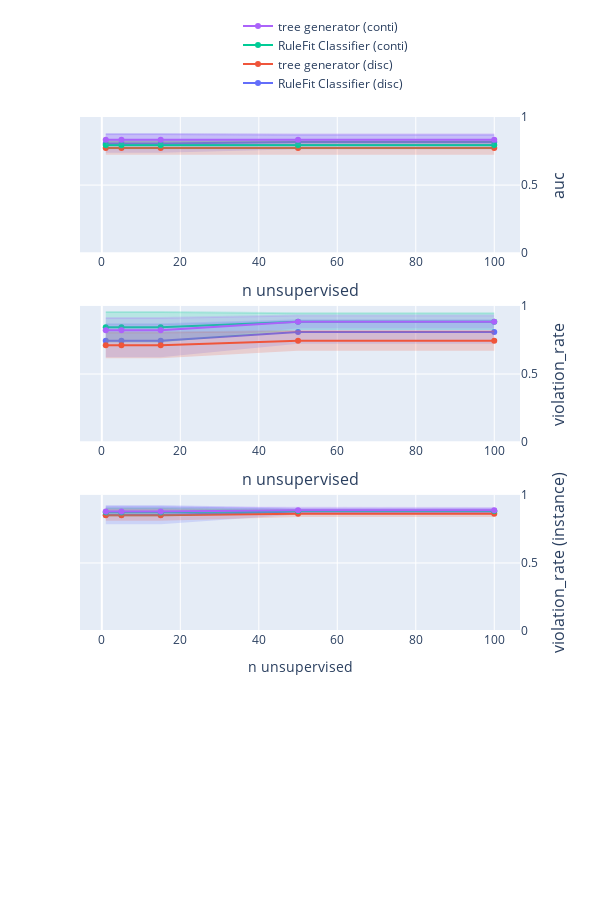

Write notebook code for a chart like this one.
### Code cell
import plotly.graph_objects as go
from plotly.subplots import make_subplots


# グラフのデータを準備
# index = ['l-SVM-p', 'r-SVM-p', 'LogReg-p']

# index = [
#     'linear svm (L)', 
#     'non-linear svm (L)', 
#     'logistic regression (L)'
# ]

# index = [
#     'linear svm', 
#     'non-linear svm', 
#     'logistic regression'
# ]

index = [
    'RuleFit Classifier (disc)',
    'tree generator (disc)',
    'RuleFit Classifier (conti)', 
    'tree generator (conti)',
]

columns = ['auc', 'violation_rate', 'violation_rate (instance)']

title_text = "n unsupervised"


# サブプロットの作成
# fig = make_subplots(rows=1, cols=2, subplot_titles=('AUC', 'ルール違反率'))
fig = make_subplots(rows=len(index), cols=1)
showlegend=True

for row_num, col in enumerate(columns):
    tmp_mean = pd.DataFrame(
        [{info: df.loc[model_name, col] for info, df in zip(infos, dfs_mean)} for model_name in index],
        index=index
    )
    tmp_std = pd.DataFrame(
        [{info: df.loc[model_name, col] for info, df in zip(infos, dfs_std)} for model_name in index],
        index=index
    )

    # グラフ1: AUC
    for i in range(len(tmp_mean)):
        fig.add_trace(
            go.Scatter(
                x=tmp_mean.columns,
                y=tmp_mean.iloc[i, :],
                mode='lines+markers',
                name=tmp_mean.index[i],
                line=dict(color=colors_mean[i]),  # ラインの色を設定
                marker=dict(color=colors_mean[i]),  # マーカーの色を設定
                showlegend=showlegend,
            ),
            row=row_num+1, col=1
        )
        fig.add_trace(
            go.Scatter(
                x=tmp_mean.columns,
                y=tmp_mean.iloc[i, :] + tmp_std.iloc[i, :],
                mode='lines',
                line=dict(color=colors_std[i]),  # ラインの色を設定
                showlegend=False
            ),
            row=row_num+1, col=1
        )
        fig.add_trace(
            go.Scatter(
                x=tmp_mean.columns,
                y=tmp_mean.iloc[i, :] - tmp_std.iloc[i, :],
                mode='lines',
                fill='tonexty',
                fillcolor=colors_std[i],
                line=dict(color='rgba(255,255,255,0)'),
                showlegend=False
            ),
            row=row_num+1, col=1
        )
    
    # x, y 軸の設定
    fig.update_xaxes(title_text=title_text, row=row_num+1, col=1)
    fig.update_yaxes(title_text=col, range=[0, 1], row=row_num+1, col=1, side='right', title_font=dict(size=16))

    showlegend=False
    
# レイアウトの設定
fig.update_layout(
    height=len(columns) * 300,
    width=600,
    xaxis=dict(
        domain=[0, 1],  # 左側のsubplotの幅を調整
        title_font=dict(size=16)
    ),
    xaxis2=dict(
        domain=[0, 1],  # 右側のsubplotの幅を調整
        title_font=dict(size=16)
    ),
    legend=dict(
        x=0.5,
        y=1.15,
        orientation='h'  # 水平配置
    ),
)


# グラフの表示
fig.show()

### Figure 1 — Plotly figure (JSON) as saved in the notebook; plotly's stock layout.template omitted (floating-point values rounded to 4 significant figures)
{"data": [{"line": {"color": "rgba(99,110,250,1)"}, "marker": {"color": "rgba(99,110,250,1)"}, "mode": "lines+markers", "name": "RuleFit Classifier (disc)", "showlegend": true, "type": "scatter", "x": [1, 5, 15, 50, 100], "xaxis": "x", "y": [0.8063, 0.8063, 0.8063, 0.8159, 0.8159], "yaxis": "y"}, {"line": {"color": "rgba(99,110,250,0.2)"}, "mode": "lines", "showlegend": false, "type": "scatter", "x": [1, 5, 15, 50, 100], "xaxis": "x", "y": [0.8756, 0.8756, 0.8756, 0.8677, 0.8677], "yaxis": "y"}, {"fill": "tonexty", "fillcolor": "rgba(99,110,250,0.2)", "line": {"color": "rgba(255,255,255,0)"}, "mode": "lines", "showlegend": false, "type": "scatter", "x": [1, 5, 15, 50, 100], "xaxis": "x", "y": [0.7369, 0.7369, 0.7369, 0.7641, 0.7641], "yaxis": "y"}, {"line": {"color": "rgba(239,85,59,1)"}, "marker": {"color": "rgba(239,85,59,1)"}, "mode": "lines+markers", "name": "tree generator (disc)", "showlegend": true, "type": "scatter", "x": [1, 5, 15, 50, 100], "xaxis": "x", "y": [0.7723, 0.7723, 0.7723, 0.7723, 0.7723], "yaxis": "y"}, {"line": {"color": "rgba(239,85,59,0.2)"}, "mode": "lines", "showlegend": false, "type": "scatter", "x": [1, 5, 15, 50, 100], "xaxis": "x", "y": [0.8214, 0.8214, 0.8214, 0.8214, 0.8214], "yaxis": "y"}, {"fill": "tonexty", "fillcolor": "rgba(239,85,59,0.2)", "line": {"color": "rgba(255,255,255,0)"}, "mode": "lines", "showlegend": false, "type": "scatter", "x": [1, 5, 15, 50, 100], "xaxis": "x", "y": [0.7232, 0.7232, 0.7232, 0.7232, 0.7232], "yaxis": "y"}, {"line": {"color": "rgba(0,204,150,1)"}, "marker": {"color": "rgba(0,204,150,1)"}, "mode": "lines+markers", "name": "RuleFit Classifier (conti)", "showlegend": true, "type": "scatter", "x": [1, 5, 15, 50, 100], "xaxis": "x", "y": [0.7947, 0.7947, 0.7947, 0.7951, 0.7951], "yaxis": "y"}, {"line": {"color": "rgba(0,204,150,0.2)"}, "mode": "lines", "showlegend": false, "type": "scatter", "x": [1, 5, 15, 50, 100], "xaxis": "x", "y": [0.8268, 0.8268, 0.8268, 0.8276, 0.8276], "yaxis": "y"}, {"fill": "tonexty", "fillcolor": "rgba(0,204,150,0.2)", "line": {"color": "rgba(255,255,255,0)"}, "mode": "lines", "showlegend": false, "type": "scatter", "x": [1, 5, 15, 50, 100], "xaxis": "x", "y": [0.7626, 0.7626, 0.7626, 0.7626, 0.7626], "yaxis": "y"}, {"line": {"color": "rgba(171,99,250,1)"}, "marker": {"color": "rgba(171,99,250,1)"}, "mode": "lines+markers", "name": "tree generator (conti)", "showlegend": true, "type": "scatter", "x": [1, 5, 15, 50, 100], "xaxis": "x", "y": [0.8326, 0.8326, 0.8326, 0.8326, 0.8326], "yaxis": "y"}, {"line": {"color": "rgba(171,99,250,0.2)"}, "mode": "lines", "showlegend": false, "type": "scatter", "x": [1, 5, 15, 50, 100], "xaxis": "x", "y": [0.8726, 0.8726, 0.8726, 0.8726, 0.8726], "yaxis": "y"}, {"fill": "tonexty", "fillcolor": "rgba(171,99,250,0.2)", "line": {"color": "rgba(255,255,255,0)"}, "mode": "lines", "showlegend": false, "type": "scatter", "x": [1, 5, 15, 50, 100], "xaxis": "x", "y": [0.7926, 0.7926, 0.7926, 0.7926, 0.7926], "yaxis": "y"}, {"line": {"color": "rgba(99,110,250,1)"}, "marker": {"color": "rgba(99,110,250,1)"}, "mode": "lines+markers", "name": "RuleFit Classifier (disc)", "showlegend": false, "type": "scatter", "x": [1, 5, 15, 50, 100], "xaxis": "x2", "y": [0.7445, 0.7445, 0.7445, 0.8088, 0.8088], "yaxis": "y2"}, {"line": {"color": "rgba(99,110,250,0.2)"}, "mode": "lines", "showlegend": false, "type": "scatter", "x": [1, 5, 15, 50, 100], "xaxis": "x2", "y": [0.8658, 0.8658, 0.8658, 0.8957, 0.8957], "yaxis": "y2"}, {"fill": "tonexty", "fillcolor": "rgba(99,110,250,0.2)", "line": {"color": "rgba(255,255,255,0)"}, "mode": "lines", "showlegend": false, "type": "scatter", "x": [1, 5, 15, 50, 100], "xaxis": "x2", "y": [0.6232, 0.6232, 0.6232, 0.722, 0.722], "yaxis": "y2"}, {"line": {"color": "rgba(239,85,59,1)"}, "marker": {"color": "rgba(239,85,59,1)"}, "mode": "lines+markers", "name": "tree generator (disc)", "showlegend": false, "type": "scatter", "x": [1, 5, 15, 50, 100], "xaxis": "x2", "y": [0.7111, 0.7111, 0.7111, 0.7442, 0.7442], "yaxis": "y2"}, {"line": {"color": "rgba(239,85,59,0.2)"}, "mode": "lines", "showlegend": false, "type": "scatter", "x": [1, 5, 15, 50, 100], "xaxis": "x2", "y": [0.8057, 0.8057, 0.8057, 0.8168, 0.8168], "yaxis": "y2"}, {"fill": "tonexty", "fillcolor": "rgba(239,85,59,0.2)", "line": {"color": "rgba(255,255,255,0)"}, "mode": "lines", "showlegend": false, "type": "scatter", "x": [1, 5, 15, 50, 100], "xaxis": "x2", "y": [0.6165, 0.6165, 0.6165, 0.6716, 0.6716], "yaxis": "y2"}, {"line": {"color": "rgba(0,204,150,1)"}, "marker": {"color": "rgba(0,204,150,1)"}, "mode": "lines+markers", "name": "RuleFit Classifier (conti)", "showlegend": false, "type": "scatter", "x": [1, 5, 15, 50, 100], "xaxis": "x2", "y": [0.8436, 0.8436, 0.8436, 0.8845, 0.8845], "yaxis": "y2"}, {"line": {"color": "rgba(0,204,150,0.2)"}, "mode": "lines", "showlegend": false, "type": "scatter", "x": [1, 5, 15, 50, 100], "xaxis": "x2", "y": [0.9561, 0.9561, 0.9561, 0.9467, 0.9467], "yaxis": "y2"}, {"fill": "tonexty", "fillcolor": "rgba(0,204,150,0.2)", "line": {"color": "rgba(255,255,255,0)"}, "mode": "lines", "showlegend": false, "type": "scatter", "x": [1, 5, 15, 50, 100], "xaxis": "x2", "y": [0.7311, 0.7311, 0.7311, 0.8224, 0.8224], "yaxis": "y2"}, {"line": {"color": "rgba(171,99,250,1)"}, "marker": {"color": "rgba(171,99,250,1)"}, "mode": "lines+markers", "name": "tree generator (conti)", "showlegend": false, "type": "scatter", "x": [1, 5, 15, 50, 100], "xaxis": "x2", "y": [0.8218, 0.8218, 0.8218, 0.883, 0.883], "yaxis": "y2"}, {"line": {"color": "rgba(171,99,250,0.2)"}, "mode": "lines", "showlegend": false, "type": "scatter", "x": [1, 5, 15, 50, 100], "xaxis": "x2", "y": [0.9108, 0.9108, 0.9108, 0.9297, 0.9297], "yaxis": "y2"}, {"fill": "tonexty", "fillcolor": "rgba(171,99,250,0.2)", "line": {"color": "rgba(255,255,255,0)"}, "mode": "lines", "showlegend": false, "type": "scatter", "x": [1, 5, 15, 50, 100], "xaxis": "x2", "y": [0.7327, 0.7327, 0.7327, 0.8363, 0.8363], "yaxis": "y2"}, {"line": {"color": "rgba(99,110,250,1)"}, "marker": {"color": "rgba(99,110,250,1)"}, "mode": "lines+markers", "name": "RuleFit Classifier (disc)", "showlegend": false, "type": "scatter", "x": [1, 5, 15, 50, 100], "xaxis": "x3", "y": [0.8515, 0.8515, 0.8515, 0.8772, 0.8772], "yaxis": "y3"}, {"line": {"color": "rgba(99,110,250,0.2)"}, "mode": "lines", "showlegend": false, "type": "scatter", "x": [1, 5, 15, 50, 100], "xaxis": "x3", "y": [0.9187, 0.9187, 0.9187, 0.8978, 0.8978], "yaxis": "y3"}, {"fill": "tonexty", "fillcolor": "rgba(99,110,250,0.2)", "line": {"color": "rgba(255,255,255,0)"}, "mode": "lines", "showlegend": false, "type": "scatter", "x": [1, 5, 15, 50, 100], "xaxis": "x3", "y": [0.7842, 0.7842, 0.7842, 0.8565, 0.8565], "yaxis": "y3"}, {"line": {"color": "rgba(239,85,59,1)"}, "marker": {"color": "rgba(239,85,59,1)"}, "mode": "lines+markers", "name": "tree generator (disc)", "showlegend": false, "type": "scatter", "x": [1, 5, 15, 50, 100], "xaxis": "x3", "y": [0.8512, 0.8512, 0.8512, 0.8608, 0.8608], "yaxis": "y3"}, {"line": {"color": "rgba(239,85,59,0.2)"}, "mode": "lines", "showlegend": false, "type": "scatter", "x": [1, 5, 15, 50, 100], "xaxis": "x3", "y": [0.8926, 0.8926, 0.8926, 0.8846, 0.8846], "yaxis": "y3"}, {"fill": "tonexty", "fillcolor": "rgba(239,85,59,0.2)", "line": {"color": "rgba(255,255,255,0)"}, "mode": "lines", "showlegend": false, "type": "scatter", "x": [1, 5, 15, 50, 100], "xaxis": "x3", "y": [0.8098, 0.8098, 0.8098, 0.837, 0.837], "yaxis": "y3"}, {"line": {"color": "rgba(0,204,150,1)"}, "marker": {"color": "rgba(0,204,150,1)"}, "mode": "lines+markers", "name": "RuleFit Classifier (conti)", "showlegend": false, "type": "scatter", "x": [1, 5, 15, 50, 100], "xaxis": "x3", "y": [0.8728, 0.8728, 0.8728, 0.8812, 0.8812], "yaxis": "y3"}, {"line": {"color": "rgba(0,204,150,0.2)"}, "mode": "lines", "showlegend": false, "type": "scatter", "x": [1, 5, 15, 50, 100], "xaxis": "x3", "y": [0.9042, 0.9042, 0.9042, 0.8894, 0.8894], "yaxis": "y3"}, {"fill": "tonexty", "fillcolor": "rgba(0,204,150,0.2)", "line": {"color": "rgba(255,255,255,0)"}, "mode": "lines", "showlegend": false, "type": "scatter", "x": [1, 5, 15, 50, 100], "xaxis": "x3", "y": [0.8415, 0.8415, 0.8415, 0.8729, 0.8729], "yaxis": "y3"}, {"line": {"color": "rgba(171,99,250,1)"}, "marker": {"color": "rgba(171,99,250,1)"}, "mode": "lines+markers", "name": "tree generator (conti)", "showlegend": false, "type": "scatter", "x": [1, 5, 15, 50, 100], "xaxis": "x3", "y": [0.8778, 0.8778, 0.8778, 0.8873, 0.8873], "yaxis": "y3"}, {"line": {"color": "rgba(171,99,250,0.2)"}, "mode": "lines", "showlegend": false, "type": "scatter", "x": [1, 5, 15, 50, 100], "xaxis": "x3", "y": [0.9077, 0.9077, 0.9077, 0.9029, 0.9029], "yaxis": "y3"}, {"fill": "tonexty", "fillcolor": "rgba(171,99,250,0.2)", "line": {"color": "rgba(255,255,255,0)"}, "mode": "lines", "showlegend": false, "type": "scatter", "x": [1, 5, 15, 50, 100], "xaxis": "x3", "y": [0.848, 0.848, 0.848, 0.8716, 0.8716], "yaxis": "y3"}], "layout": {"height": 900, "legend": {"orientation": "h", "x": 0.5, "y": 1.15}, "width": 600, "xaxis": {"anchor": "y", "domain": [0, 1], "title": {"font": {"size": 16}, "text": "n unsupervised"}}, "xaxis2": {"anchor": "y2", "domain": [0, 1], "title": {"font": {"size": 16}, "text": "n unsupervised"}}, "xaxis3": {"anchor": "y3", "domain": [0, 1], "title": {"text": "n unsupervised"}}, "xaxis4": {"anchor": "y4", "domain": [0, 1]}, "yaxis": {"anchor": "x", "domain": [0.8063, 1], "range": [0, 1], "side": "right", "title": {"font": {"size": 16}, "text": "auc"}}, "yaxis2": {"anchor": "x2", "domain": [0.5375, 0.7312], "range": [0, 1], "side": "right", "title": {"font": {"size": 16}, "text": "violation_rate"}}, "yaxis3": {"anchor": "x3", "domain": [0.2687, 0.4625], "range": [0, 1], "side": "right", "title": {"font": {"size": 16}, "text": "violation_rate (instance)"}}, "yaxis4": {"anchor": "x4", "domain": [0, 0.1938]}}}
